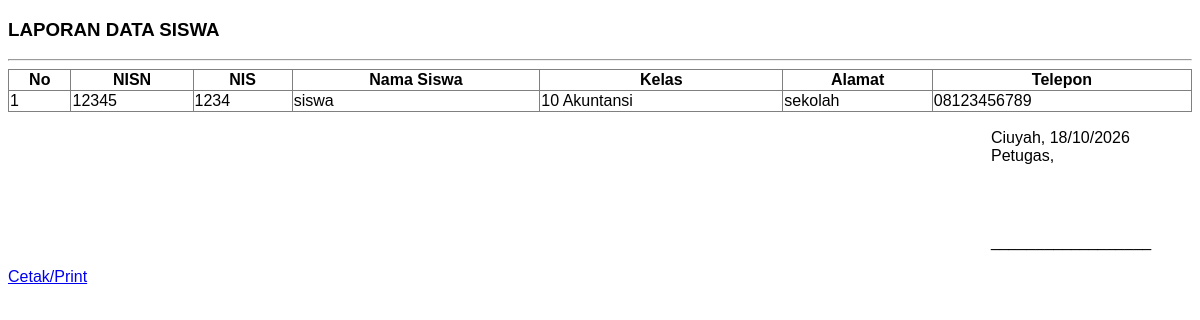
The app's page /app/admin/laporan_data_siswa.php (signed in) with its own data.
### tables this page shows
CREATE TABLE `tb_siswa` (
  `nisn` char(10) NOT NULL,
  `nis` char(8) NOT NULL,
  `nama` varchar(35) NOT NULL,
  `id_kelas` int(11) NOT NULL,
  `alamat` text NOT NULL,
  `no_hp` varchar(13) NOT NULL,
  `id_spp` int(11) NOT NULL
);

CREATE TABLE `tb_kelas` (
  `id_kelas` int(11) NOT NULL,
  `nama_kelas` varchar(10) NOT NULL,
  `kompetensi_keahlian` varchar(50) NOT NULL
);

### app/admin/laporan_data_siswa.php (the view, shortened to what this page needs)
<?php
if (isset($_SESSION['login'])) {
    include "../inc/koneksi.php";
    ?>
    <!DOCTYPE html>
    <html lang="en">
    <head>
    </head>
    <body>
        <h3>LAPORAN DATA SISWA</h3>
        <hr>
        <table width="100%" border="1" cellspacing="0" cellpading="4">
            <tr>
                <th>No</th>
                <th>NISN</th>
                <th>NIS</th>
                <th>Nama Siswa</th>
                <th>Kelas</th>
                <th>Alamat</th>
                <th>Telepon</th>
            </tr>
            <?php
                $sqlSiswa = mysqli_query($konek, "SELECT tb_siswa.*, tb_kelas.*
                FROM tb_siswa
                INNER JOIN tb_kelas ON tb_kelas.id_kelas=tb_siswa.id_kelas
                ORDER BY tb_kelas.nama_kelas AND tb_kelas.kompetensi_keahlian ASC");
                $no=1;
                while ($d=mysqli_fetch_array($sqlSiswa)) {
                    echo "
                <tr>
                    <td>$no</td>
                    <td>$d[nisn]</td>
                    <td>$d[nis]</td>
                    <td>$d[nama]</td>
                    <td>$d[nama_kelas] $d[kompetensi_keahlian]</td>
                    <td>$d[alamat]</td>
                    <td>$d[no_hp]</td>
                </tr>";
                $no++;
                }
            ?>
        </table>
        <table width="100%">
            <tr>
                <td></td>
                <td width="200px">
                    <p>Ciuyah, <?php echo date('d/m/Y'); ?><br>
                    Petugas,</p>
                    <br>
                    <br>
                    <p>__________________</p>
                </td>
            </tr>
        </table>
        <a href="#" class="no-print" onclick="window.print();">Cetak/Print</a>
    </body>
    </html>
    <?php
}else {
    header('location:login.php');
}
?>

### app/admin/laporan_data_siswa.php (style rules this page uses)
body { font-family: Arial; background-image: url(../assets/img/bg-1.jpeg); background-size: cover; }
table { border-collapse: collapse; }

### records on screen
tb_siswa: nisn "12345", nis "1234", nama "siswa", id_kelas.nama_kelas "10", id_kelas.kompetensi_keahlian "Akuntansi", alamat "sekolah", no_hp "08123456789"
